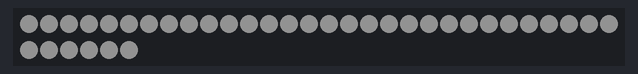
The program below on a simulated Raspberry Pi Pico running CircuitPython. On the bench: 36 RGB LEDs in strip order, left to right, continuing on the next row. Dim RGB values are drawn brighter than linear.

Above: at 0.47 s.
At 6.12 s:
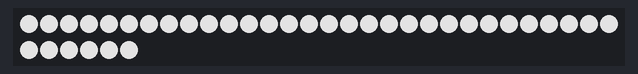

Measured:
- by itself, everything shown: repeats every 9.9 s, in 30 steps

The program:

code.py
```python
import board
import neopixel
import time

NUM_PIXELS = 36

GRADIENT_DURATION = 4.0
MAX_RGB_VALUE = 255
TIME_BETWEEN_PULSES = 1.0

FLASH_HIGH_DURATION = 0.1
FLASH_LOW_DURATION = 1 - FLASH_HIGH_DURATION
PULSE_COUNT = 10
FLASH_COUNT = 4

pixels = neopixel.NeoPixel(board.GP0, NUM_PIXELS)


def do_pulse():
    pixels.fill((255, 255, 255))
    gradient_step_duration = GRADIENT_DURATION / 255
    for i in range(0, 255):
        pixels.brightness = 1.0 / 255 * i
        time.sleep(gradient_step_duration)
    for i in range(0, 255):
        pixels.brightness = 1.0 / 255 * (255 - i)
        time.sleep(gradient_step_duration)


def do_flash():
    pixels.fill((255, 255, 255))
    pixels.brightness = 1.0
    time.sleep(FLASH_HIGH_DURATION)
    pixels.brightness = 0
    time.sleep(FLASH_LOW_DURATION)


while True:
    for i in range(0, PULSE_COUNT):
        do_pulse()
        time.sleep(TIME_BETWEEN_PULSES)
    for i in range(0, FLASH_COUNT):
        do_flash()
```
